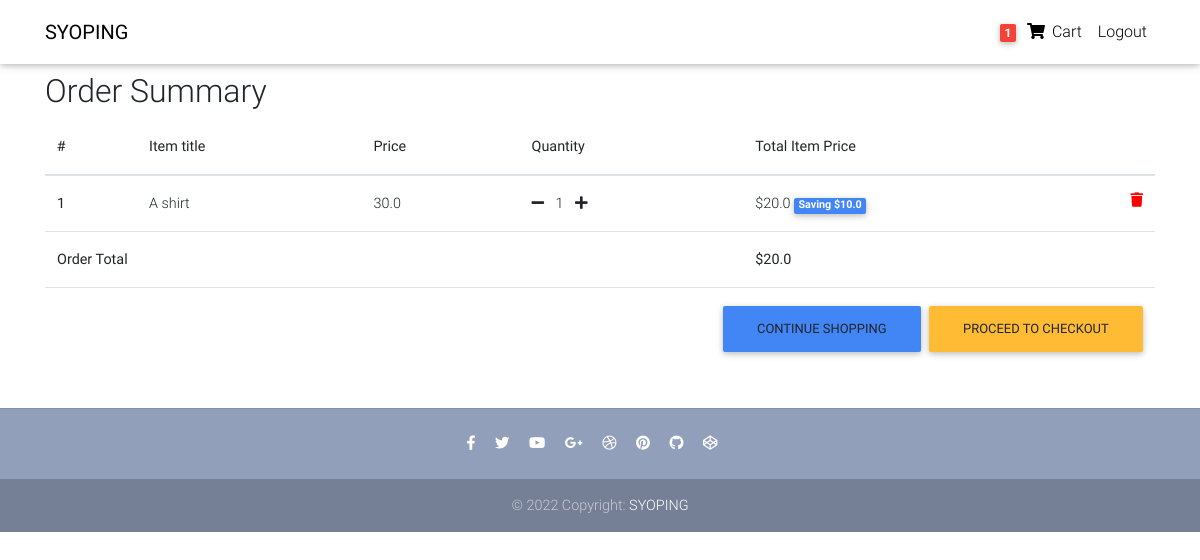
Before: /order-summary/ (signed in) with the older database file.
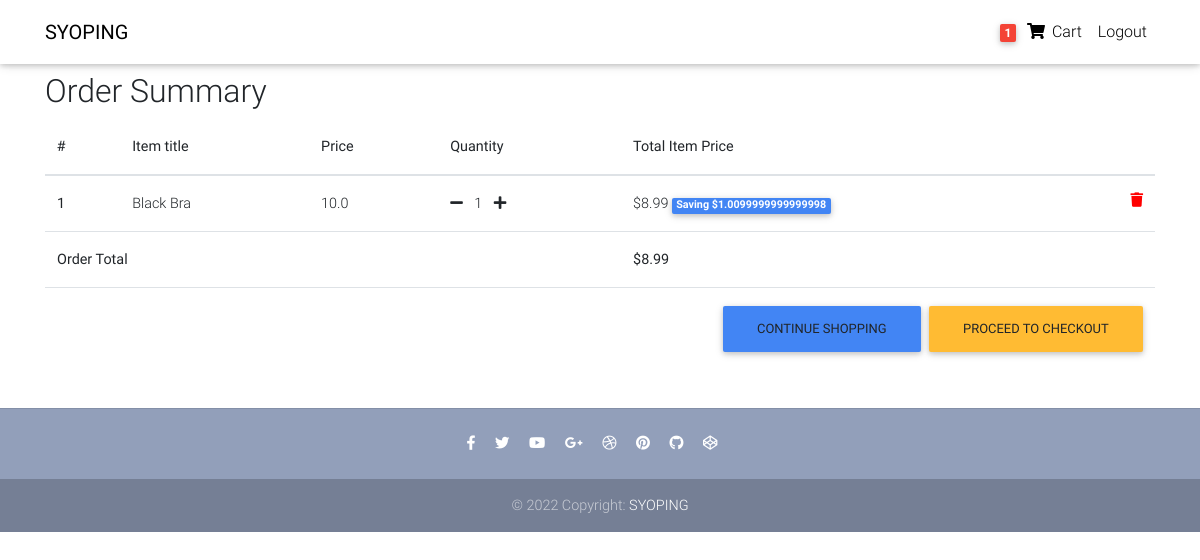
After: the same page with the newer database file.
### core/models.py (models this page shows, shortened)
class OrderItem(models.Model):
    user = models.ForeignKey(settings.AUTH_USER_MODEL,
                             on_delete=models.CASCADE)
    ordered = models.BooleanField(default=False)
    item = models.ForeignKey(Item, on_delete=models.CASCADE)
    quantity = models.IntegerField(default=1)
    def get_total_item_price(self):
        return self.quantity * self.item.price
    def get_total_discount_item_price(self):
        return self.quantity * self.item.discount_price
    def get_amount_saved(self):
        return self.get_total_item_price() - self.get_total_discount_item_price()
    def get_final_price(self):
        if self.item.discount_price:
            return self.get_total_discount_item_price()
        return self.get_total_item_price()

class Item(models.Model):
    title = models.CharField(max_length=100)
    price = models.FloatField()
    discount_price = models.FloatField(blank=True, null=True)
    category = models.CharField(choices=CATEGORY_CHOICES, max_length=2)
    label = models.CharField(choices=LABEL_CHOICES, max_length=1)
    slug = models.SlugField()
    description = models.TextField()
    image = models.ImageField()

class Order(models.Model):
    user = models.ForeignKey(settings.AUTH_USER_MODEL,
                             on_delete=models.CASCADE)
    ref_code = models.CharField(max_length=20, blank=True, null=True)
    items = models.ManyToManyField(OrderItem)
    start_date = models.DateTimeField(auto_now_add=True)
    ordered_date = models.DateTimeField()
    ordered = models.BooleanField(default=False)
    shipping_address = models.ForeignKey(
        'Address', related_name='shipping_address', on_delete=models.SET_NULL, blank=True, null=True)
    billing_address = models.ForeignKey(
        'Address', related_name='billing_address', on_delete=models.SET_NULL, blank=True, null=True)
    payment = models.ForeignKey(
        'Payment', on_delete=models.SET_NULL, blank=True, null=True)
    coupon = models.ForeignKey(
        'Coupon', on_delete=models.SET_NULL, blank=True, null=True)
    being_delivered = models.BooleanField(default=False)
    received = models.BooleanField(default=False)
    refund_requested = models.BooleanField(default=False)
    refund_granted = models.BooleanField(default=False)
    '''
    1. Item added to cart
    2. Adding a billing address
    (Failed checkout)
    3. Payment
    (Preprocessing, processing, packaging etc.)
    4. Being delivered
    5. Received
    6. Refunds
    '''
    def get_total(self):
        total = 0
        for order_item in self.items.all():
            total += order_item.get_final_price()
        if self.coupon:
            total -= self.coupon.amount
        return total

### core/views.py (the view)
# urls.py: path('order-summary/', OrderSummaryView.as_view(), name='order-summary'),
class OrderSummaryView(LoginRequiredMixin, View):
    def get(self, *args, **kwargs):
        try:
            order = Order.objects.get(user=self.request.user, ordered=False)
            context = {
                'object': order
            }
            return render(self.request, 'order_summary.html', context)
        except ObjectDoesNotExist:
            messages.warning(self.request, "You do not have an active order")
            return redirect("/")

### core/templatetags/cart_template_tags.py (called while the page is built)
@register.filter
def cart_item_count(user):
    if user.is_authenticated:
        qs = Order.objects.filter(user=user, ordered=False)
        if qs.exists():
            return qs[0].items.count()
    return 0

### templates/order_summary.html (shortened to what this page needs)
{% extends "base.html" %}
{% block content %}
  <main>
    <div class="container">
    <div class="table-responsive text-nowrap">
    <h2>Order Summary</h2>
    <table class="table">
        <thead>
        <tr>
            <th scope="col">#</th>
            <th scope="col">Item title</th>
            <th scope="col">Price</th>
            <th scope="col">Quantity</th>
            <th scope="col">Total Item Price</th>
        </tr>
        </thead>
        <tbody>
        {% for order_item in object.items.all %}
        <tr>
            <th scope="row">{{ forloop.counter }}</th>
            <td>{{ order_item.item.title }}</td>
            <td>{{ order_item.item.price }}</td>
            <td>
                <a href="{% url 'core:remove-single-item-from-cart' order_item.item.slug %}"><i class="fas fa-minus mr-2"></i></a>
                {{ order_item.quantity }}
                <a href="{% url 'core:add-to-cart' order_item.item.slug %}"><i class="fas fa-plus ml-2"></i></a>
            </td>
            <td>
            {% if order_item.item.discount_price %}
                ${{ order_item.get_total_discount_item_price }}
                <span class="badge badge-primary">Saving ${{ order_item.get_amount_saved }}</span>
            {% else %}
                ${{ order_item.get_total_item_price }}
            {% endif %}
            <a style='color: red;' href="{% url 'core:remove-from-cart' order_item.item.slug %}">
                <i class="fas fa-trash float-right"></i>
            </a>
            </td>
        </tr>
        {% endfor %}
        {% if object.get_total %}
        <tr>
            <td colspan="4"><b>Order Total</b></td>
            <td><b>${{ object.get_total }}</b></td>
        </tr>
        <tr>
            <td colspan="5">
            <a class='btn btn-warning float-right ml-2' href='/checkout/'>Proceed to checkout</a>
            <a class='btn btn-primary float-right' href='/'>Continue shopping</a>
            </td>
        </tr>
        {% endif %}
        </tbody>
    </table>
    </div>
    </div>
  </main>
{% endblock content %}

Changed rows visible on the page:
changed through a linked row, OrderItem: item "A shirt" → "Black Bra"; item.price "30.0" → "10.0"; get_total_discount_item_price "20.0" → "8.99"; get_amount_saved "10.0" → "1.0099999999999998"
changed through a linked row, Order: get_total "20.0" → "8.99"
